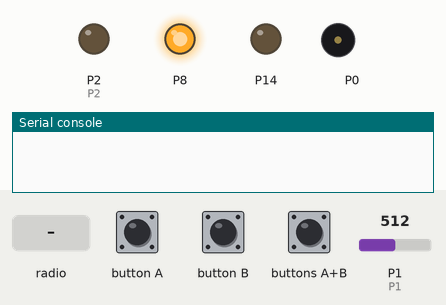
The program below on a simulated BBC micro:bit (MakeCode). On the bench: output pins drawn as LEDs (lit = HIGH), buzzer (waves = sounding), the last lines printed to the serial console. Dashed ring = blinking. Inputs (shaded band) come from the test bench; at power-on: P1 = 512 (analog values on the 0–1023 scale). No radio messages arrive unless stated (any console line starting 'radio sent:' is added by the test bench).

Above: at 1.2 s.
1.3 s: button A pressed for 0.15 s
At 4.1 s:
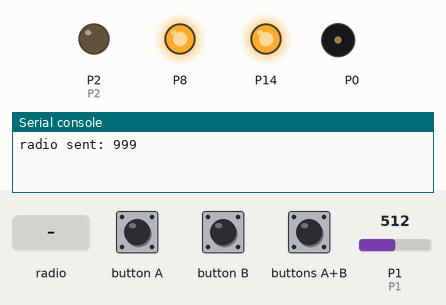
4.3 s: P1 set to 490
At 4.6 s:
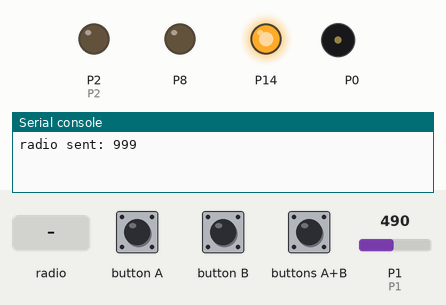
7.3 s: buttons A+B pressed for 0.15 s
10.4 s: radio message "999" arrives
At 11.17 s:
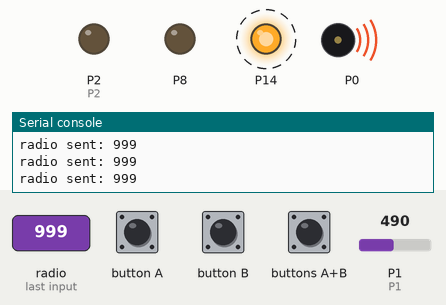
13.4 s: button B pressed for 3.2 s
At 16.0 s:
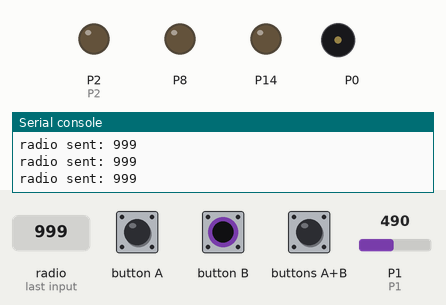
18.1 s: buttons A+B pressed for 1 s
At 19.22 s:
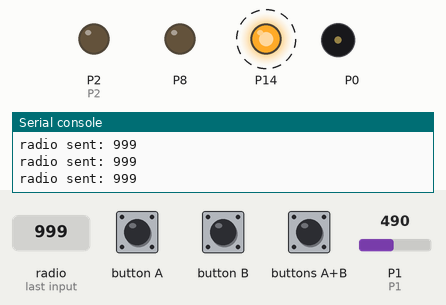
Timing chart, 0 to 22.8 s (numbered marks = the images above; inputs shaded):
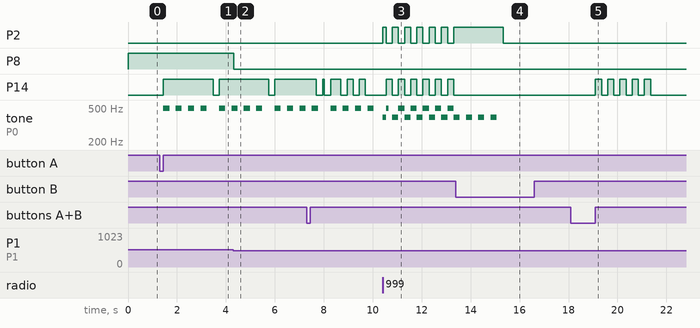

The program:

main.ts
```typescript
radio.onReceivedNumber(function (receivedNumber) {
    while (!(input.buttonIsPressed(Button.B))) {
        GigoFuture.digitalWrite(GigoLED.C, true)
        music.playMelody("G - G - G - G - ", 240)
        GigoFuture.digitalWrite(GigoLED.C, false)
        GigoFuture.wait(0.25)
    }
})
input.onButtonPressed(Button.A, function () {
    while (!(input.buttonIsPressed(Button.B))) {
        GigoFuture.digitalWrite(GigoLED.B, true)
        music.playMelody("B - B - B - B - ", 240)
        GigoFuture.digitalWrite(GigoLED.B, false)
        GigoFuture.wait(0.25)
        radio.sendNumber(999)
    }
})
input.onButtonPressed(Button.AB, function () {
    for (let index = 0; index < 5; index++) {
        GigoFuture.digitalWrite(GigoLED.B, true)
        GigoFuture.wait(0.25)
        GigoFuture.digitalWrite(GigoLED.B, false)
        GigoFuture.wait(0.25)
        radio.sendNumber(999)
    }
})
input.onButtonPressed(Button.B, function () {
    music.stopAllSounds()
    GigoFuture.digitalWrite(GigoLED.B, false)
})
music.setVolume(256)
radio.setGroup(256)
radio.setTransmitPower(7)
pins.setPull(DigitalPin.P2, PinPullMode.PullUp)
basic.forever(function () {
    if (GigoFuture.analogRead(PinAnalog.P1) > 500) {
        GigoFuture.digitalWrite(GigoLED.D, true)
    }
    if (GigoFuture.analogRead(PinAnalog.P1) < 500) {
        GigoFuture.digitalWrite(GigoLED.D, false)
    }
})
```

custom.ts
```typescript
/**
 * 未来シリーズ(microbit用：GIGOサーボモーターのみ)
 */

enum PinAnalog {
    P1 = AnalogPin.P1,
    P2 = AnalogPin.P2,
}

enum PinDigital {
    P1,
    P2,
    P8,
    P12,
    P13,
    P14,
    P15,
    P16,
}

enum GigoPin {
    A, B, C, D, E, F, G, H,
}

enum GigoMotor {
    E = GigoPin.E,
    F = GigoPin.F,
    G = GigoPin.G,
    H = GigoPin.H,
}

enum GigoLED {
    B = GigoPin.B,
    C = GigoPin.C,
    D = GigoPin.D,
    E = GigoPin.E,
    F = GigoPin.F,
    G = GigoPin.G,
    H = GigoPin.H,
}

enum GigoSensor {
    A = GigoPin.A,
    E = GigoPin.E,
    F = GigoPin.F,
    G = GigoPin.G,
    H = GigoPin.H,
}

namespace basic {
    /**
     * 指定した時間(秒)だけ待つ
     * @param interval 待ち時間; eg: 1
     */
    //% block="%interval 秒待つ"
    //% weight=1 blockGap=8
    export function wait(interval: number) {
        basic.pause(interval * 1000);
    }
}

namespace input {
    /**
     * アナログセンサーの入力値を読み取る
     * @param pin センサーの入力ピン
     */
    //% block="センサー%pinの値"
    //% weight=1 blockGap=8
    export function analogRead(pin: PinAnalog): number {
        switch (pin) {
            case PinAnalog.P1:
                return pins.analogReadPin(AnalogPin.P1);
            case PinAnalog.P2:
                return pins.analogReadPin(AnalogPin.P2);
        }
        return 0;
    }
}

/**
 * カスタムブロック
 */
//% weight=1000 color=#1EAA39 icon="\uf109" block="未来シリーズ"
// (Free Icons)https://fontawesome.com/icons?d=gallery&m=free
namespace GigoFuture {

    /**
     * 指定した時間(秒)だけ待つ
     * @param interval 待ち時間; eg: 1
     */
    //% block="%interval 秒待つ"
    export function wait(interval: number) {
        basic.pause(interval * 1000);
    }

    /**
     * LEDをオン・オフする
     * @param pin LEDの制御ピン; eg: GigoLED.B
     * @param led LEDをオン/オフ; eg: true
     */
    //% block="LED %pin / %led"
    //% led.shadow=toggleOnOff
    //% led.defl=true
    export function digitalWrite(pin: GigoLED, led: boolean) {
        // LED control pin
        let control = GetControlPin(pin);
        // if the variable is defined
        if (typeof control !== 'undefined') {
            pins.digitalWritePin(control, led ? 1 : 0);
        }
    }

    /**
     * サーボモーターを指定の向き・速さで回転させる
     * @param pin GIGOモーター制御ピン; eg: GigoMotor.E
     * @param dir 回転方向; eg: Direction.Right
     * @param speed 回転速度(オプション); eg: 100
     */
    //% block="モーター　%pin / %dir 向き || / 速度 %speed"
    //% speed.min=0 speed.max=255
    //% speed.defl=100
    //% expandableArgumentMode="toggle"
    export function setMotorSpeed(pin: GigoMotor, dir: Direction, speed = 255) {
        // if used Gigo pin is able to use DDM motor
        if (CheckMotorAvailable(pin)) {
            // pin to set motor direction
            let control = GetControlPin(pin);
            // pin to set motor speed
            let data = GetDataPin(pin);
            // control motor
            DDMmotor(control, dir, data, speed);
        }
    }

    /**
     * サーボモーターを停止する
     * @param pin GIGOモーター制御ピン; eg: GigoMotor.E
     */
    //% block="モーター　%pin 停止"
    export function stopMotor(pin: GigoMotor) {
        // if used Gigo pin is able to use DDM motor
        if (CheckMotorAvailable(pin)) {
            // pin to set motor direction
            let control = GetControlPin(pin);
            // pin to set motor speed
            let data = GetDataPin(pin);
            // control motor
            DDMmotor(control, Direction.Right, data, 0);
        }
    }

    /**
     * サーボモーター（角度）の位置を指定の角度にする
     * @param pin モーター制御ピン; eg: PinDigital.P1
     * @param angle 角度; eg: 90
     */
    //% block="モーター %pin / 角度 %angle"
    //% angle.min=0 angle.max=180
    //% angle.defl=90
    //% angle.shadow="protractorPicker"
    export function writeAngleServo(pin: PinDigital, angle: number) {
        switch (pin) {
            case PinDigital.P1:
                pins.servoWritePin(AnalogPin.P1, angle);
                break;
            case PinDigital.P2:
                pins.servoWritePin(AnalogPin.P2, angle);
                break;
            case PinDigital.P8:
                pins.servoWritePin(AnalogPin.P8, angle);
                break;
            case PinDigital.P12:
                pins.servoWritePin(AnalogPin.P12, angle);
                break;
            case PinDigital.P13:
                pins.servoWritePin(AnalogPin.P13, angle);
                break;
            case PinDigital.P14:
                pins.servoWritePin(AnalogPin.P14, angle);
                break;
            case PinDigital.P15:
                pins.servoWritePin(AnalogPin.P15, angle);
                break;
            case PinDigital.P16:
                pins.servoWritePin(AnalogPin.P16, angle);
                break;
        }
    }

    /**
     * アナログセンサーの入力値を読み取る
     * @param pin センサーの入力ピン
     */
    //% block="センサー%pinの値"
    export function analogRead(pin: PinAnalog): number {
        switch (pin) {
            case PinAnalog.P1:
                return pins.analogReadPin(AnalogPin.P1);
            case PinAnalog.P2:
                return pins.analogReadPin(AnalogPin.P2);
        }
        return 0;
    }

    /**
     * GIGOサーボモーター(DDMモーター)の制御関数
     * @param McontrolPin 回転方向の制御ピン
     * @param McontrolValue 回転方向 (Direction.Left or Direction.Right)
     * @param MSpeedPin 回転速度の制御ピン
     * @param MSpeedValue 回転速度 (0-255)
     */
    function DDMmotor(McontrolPin: AnalogPin, McontrolValue: Direction, MSpeedPin: AnalogPin, MSpeedValue: number): void {
        // rotational direction
        pins.analogWritePin(McontrolPin, pins.map(McontrolValue, Direction.Left, Direction.Right, 0, 1023));
        // angular speed
        pins.analogWritePin(MSpeedPin, pins.map(MSpeedValue, 0, 255, 0, 1023));
    }

    function GetControlPin(assign: number): number {
        switch (assign) {
            case GigoPin.A:
                return AnalogPin.P19;
            case GigoPin.B:
                return AnalogPin.P14;
            case GigoPin.C:
                return AnalogPin.P2;
            case GigoPin.D:
                return AnalogPin.P8;
            case GigoPin.E:
                return AnalogPin.P15;
            case GigoPin.F:
                return AnalogPin.P13;
            case GigoPin.G:
                return AnalogPin.P12;
            case GigoPin.H:
                return AnalogPin.P1;
        }
        return undefined;
    }

    function GetDataPin(assign: number): number {
        switch (assign) {
            case GigoPin.A:
                return AnalogPin.P20;
            case GigoPin.E:
                return AnalogPin.P16;
            case GigoPin.F:
                return AnalogPin.P14;
            case GigoPin.G:
                return AnalogPin.P2;
            case GigoPin.H:
                return AnalogPin.P8;
        }
        return undefined;
    }

    function CheckMotorAvailable(assign: number) {
        return assign == GigoPin.E || assign == GigoPin.F || assign == GigoPin.G || assign == GigoPin.H;
    }
} 
```

test.ts
```typescript
// テストはここに来ます。このパッケージが拡張機能として使用されるときにはコンパイルされません。
```

Measured:
- the behaviour switches between 500 and 499 on P1 (found by bisection; images 1 and 2)
- after the input at 1.3 s, P14: LOW → HIGH after 0.15 s, → LOW 2.0 s later, → HIGH 0.25 s later; tone on P0: goes 3 × (494 Hz 0.25 s, silent 0.26 s), 494 Hz 0.25 s, silent 0.51 s, 494 Hz 0.25 s, silent 0.26 s, then 494 Hz, starting after 0.15 s
- after the input at 4.3 s, P8: HIGH → LOW at once
- after the input at 10.4 s, P2: LOW → HIGH at once, then repeats every 0.50 s: LOW 0.25 s, HIGH 0.25 s
- after the input at 13.4 s, P14: stops changing and stays LOW
- after the input at 18.1 s, P14: alternates HIGH for 0.25 s and LOW for 0.25 s, 10 changes in all, then stays LOW, starting after 1.0 s
